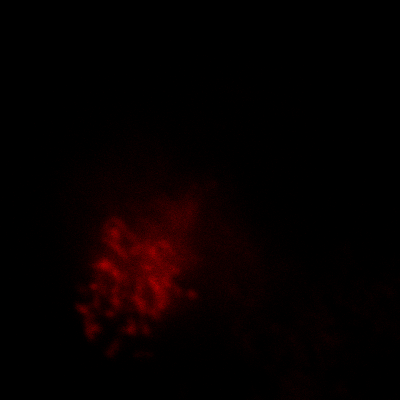
#> input picture C1-confocal-series-0025.tif, 400 x 400 px
$ python object_detection.py
#> lines starting #> are read from the running program, lines starting #| are printed output that depends on the picture
import matplotlib.pyplot as plt
import numpy as np
from PIL import Image

from skimage.filters.rank import entropy
from skimage.morphology import disk

# folder_path = input("Folder path: ")

# import images
img_obj = Image.open("C1-confocal-series-0025.tif")
#> img_obj is the input picture: PIL image 400x400 P; mean R, G, B 6.5, 0, 0

# convert and save images in grayscale
img_obj_gs = Image.open("C1-confocal-series-0025.tif").convert("L")
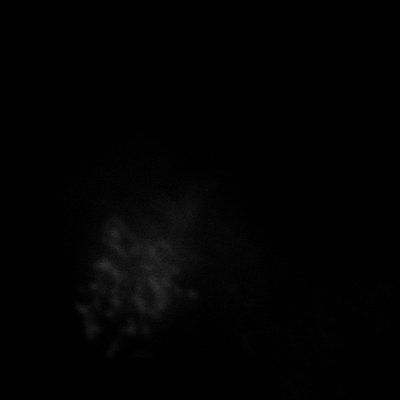
#> img_obj_gs: PIL image 400x400 L; min 0, max 51, mean 1.9
img_obj_gs.save("C1-confocal-series-0025_grayscale.tif")

# calculate entropy and save in virids
img = np.array(img_obj)
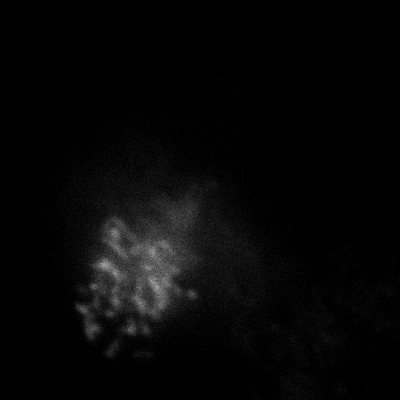
#> img: shape (400, 400); min 0, max 169, mean 6.5
entr_img = entropy(img, disk(10))
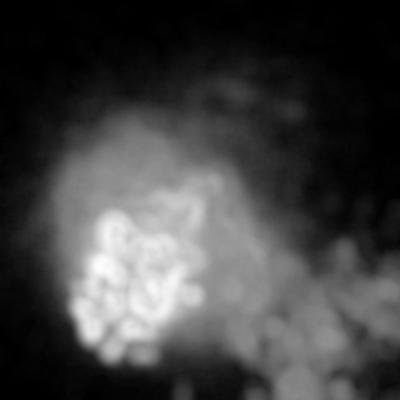
#> entr_img: shape (400, 400) float64; min 0, max 6.03, mean 1.57; drawn with min black and max white

plt.imsave("C1-confocal-series-0025_entropy.tiff", entr_img, cmap='viridis')
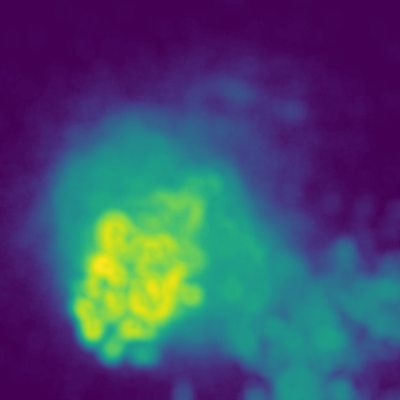
#> saved as C1-confocal-series-0025_entropy.tiff: shape (400, 400, 3); mean R, G, B 65.9, 75.2, 111

# plot images
fig, (ax0, ax1, ax2) = plt.subplots(nrows=1, ncols=3, figsize=(10, 4))

img0 = ax0.imshow(img_obj)
ax0.set_title("Object")
ax1.imshow(img_obj_gs, cmap='gray')
ax1.set_title("Grayscale")
ax2.imshow(entr_img, cmap='viridis')
ax2.set_title("Local entropy")

fig.tight_layout()
fig.colorbar(img0, ax=ax2)

plt.show()
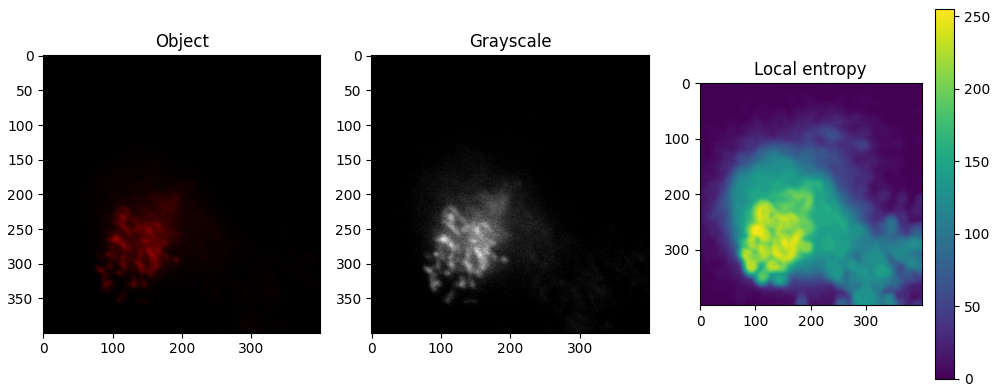
#> figure drawn by matplotlib, 4 panels
